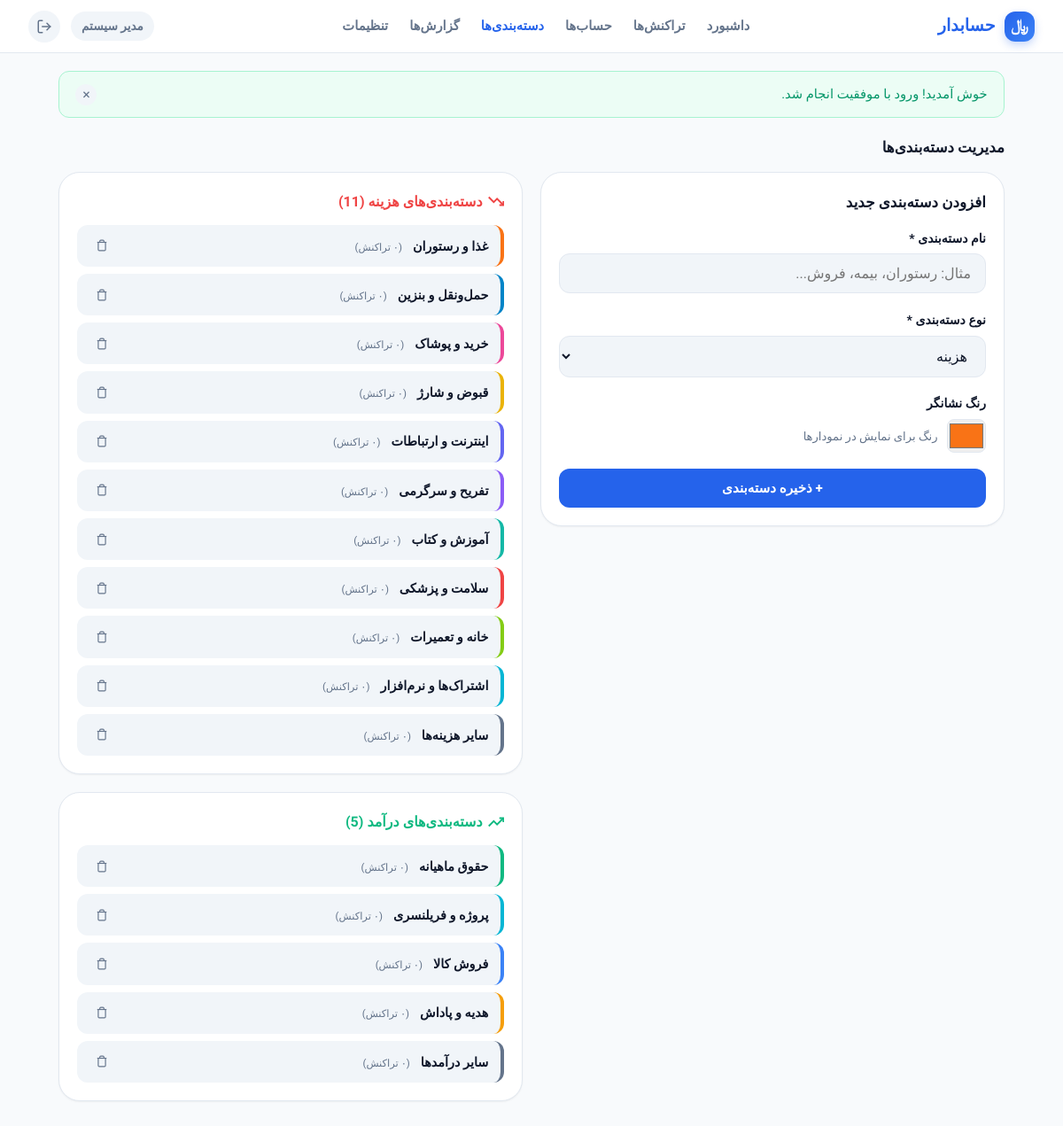
/index.php?r=categories (signed in), run on the app's committed database.
### tables this page shows
CREATE TABLE IF NOT EXISTS `categories` (
    `id` INT AUTO_INCREMENT PRIMARY KEY,
    `user_id` INT NOT NULL,
    `name` VARCHAR(100) NOT NULL,
    `type` ENUM('income', 'expense') NOT NULL,
    `color` VARCHAR(20) NOT NULL DEFAULT '#64748b',
    `icon` VARCHAR(50) NOT NULL DEFAULT 'tag',
    `status` ENUM('active', 'archived') NOT NULL DEFAULT 'active',
    `sort_order` INT NOT NULL DEFAULT 0,
    `created_at` DATETIME NOT NULL DEFAULT CURRENT_TIMESTAMP,
    INDEX `idx_categories_user_type` (`user_id`, `type`, `status`),
    CONSTRAINT `fk_categories_user` FOREIGN KEY (`user_id`) REFERENCES `users` (`id`) ON DELETE CASCADE
);

### app/controllers/CategoryController.php (called while the page is built, shortened)
<?php
require_once __DIR__ . '/Controller.php';
require_once dirname(__DIR__) . '/models/Category.php';
class CategoryController extends Controller {
    private Category $categoryModel;
    public function __construct() {
        $this->categoryModel = new Category();
    }
    public function index(): void {
        $userId = $this->requireAuth();
        $expenseCategories = $this->categoryModel->getAllForUser($userId, 'expense', true);
        $incomeCategories = $this->categoryModel->getAllForUser($userId, 'income', true);
        $this->render('categories/index', [
            'pageTitle' => 'دسته‌بندی‌ها',
            'expenseCategories' => $expenseCategories,
            'incomeCategories' => $incomeCategories,
        ]);
    }
}

### app/config/config.php (called while the page is built, shortened)
<?php
return [
    'db' => [
        'host' => '127.0.0.1',
        'port' => 3306,
        'database' => 'hesabdar_db',
        'username' => 'root',
        'password' => '',
        'charset' => 'utf8mb4',
    ],
    'app' => [
        'name' => 'حسابدار شخصی',
        'version' => '1.0.0',
        'currency_name' => 'ریال',
        'currency_symbol' => 'ریال',
        'session_lifetime' => 86400 * 7,
        'max_login_attempts' => 5,
        'lockout_time_minutes' => 15,
        'records_per_page' => 15,
    ],
    'paths' => [
        'root' => dirname(__DIR__, 2),
        'app' => dirname(__DIR__),
        'storage' => dirname(__DIR__, 2) . DIRECTORY_SEPARATOR . 'storage',
        'views' => dirname(__DIR__) . DIRECTORY_SEPARATOR . 'views',
    ]
];

### app/config/database.php (called while the page is built, shortened)
<?php
class Database {
    private static ?PDO $instance = null;
    public static function getConnection(): PDO {
        if (self::$instance === null) {
            $config = require __DIR__ . '/config.php';
            $db = $config['db'];
            $dsn = sprintf(
                "mysql:host=%s;port=%s;dbname=%s;charset=%s",
                $db['host'],
                $db['port'] ?? 3306,
                $db['database'],
                $db['charset'] ?? 'utf8mb4'
            );
            $options = [
                PDO::ATTR_ERRMODE => PDO::ERRMODE_EXCEPTION,
                PDO::ATTR_DEFAULT_FETCH_MODE => PDO::FETCH_ASSOC,
                PDO::ATTR_EMULATE_PREPARES => false,
                PDO::MYSQL_ATTR_INIT_COMMAND => "SET NAMES utf8mb4 COLLATE utf8mb4_unicode_ci"
            ];
            try {
                self::$instance = new PDO($dsn, $db['username'], $db['password'], $options);
            } catch (PDOException $e) {
                error_log("Database connection error: " . $e->getMessage());
                throw new Exception("خطا در اتصال به پایگاه داده. لطفاً تنظیمات دیتابیس را در app/config/config.php بررسی نمایید.");
            }
        }
        return self::$instance;
    }
}

### app/helpers/Session.php (called while the page is built, shortened)
<?php
class Session {
    private static bool $started = false;
    public static function start(): void {
        if (self::$started || session_status() === PHP_SESSION_ACTIVE) {
            self::$started = true;
            return;
        }
        $config = require dirname(__DIR__) . '/config/config.php';
        self::$started = true;
    }
    public static function check(): bool {
        return !empty($_SESSION['user_id']);
    }
    public static function userId(): ?int {
        return isset($_SESSION['user_id']) ? (int)$_SESSION['user_id'] : null;
    }
    public static function user(): ?array {
        return [
            'id' => (int)$_SESSION['user_id'],
            'name' => $_SESSION['user_name'] ?? '',
            'email' => $_SESSION['user_email'] ?? '',
        ];
    }
    public static function getFlashes(): array {
        $flashes = $_SESSION['flash'] ?? [];
        return $flashes;
    }
}

### app/models/Category.php (called while the page is built, shortened)
<?php
require_once __DIR__ . '/Model.php';
class Category extends Model {
    public function getAllForUser(int $userId, ?string $type = null, bool $includeArchived = false): array {
        $where = ["c.user_id = :user_id"];
        $params = ['user_id' => $userId];
        if ($type !== null) {
            $where[] = "c.type = :type";
            $params['type'] = $type;
        }
        $whereClause = implode(' AND ', $where);
        $sql = "
            SELECT
                c.*,
                (SELECT COUNT(*) FROM transactions t WHERE t.category_id = c.id) AS usage_count
            FROM categories c
            WHERE {$whereClause}
            ORDER BY c.sort_order ASC, c.id ASC
        ";
        $stmt = $this->db->prepare($sql);
        $stmt->execute($params);
        return $stmt->fetchAll();
    }
}

### app/models/Model.php (called while the page is built, shortened)
<?php
abstract class Model {
    public function __construct() {
        $this->db = Database::getConnection();
    }
}

### app/helpers/Format.php (called while the page is built, shortened)
<?php
class Format {
    public static function e(?string $string): string {
        return htmlspecialchars((string)($string ?? ''), ENT_QUOTES, 'UTF-8');
    }
}

### app/helpers/Jalali.php (called while the page is built, shortened)
<?php
class Jalali {
    public static function persianDigits(string $str): string {
        $en = ['0', '1', '2', '3', '4', '5', '6', '7', '8', '9'];
        $fa = ['۰', '۱', '۲', '۳', '۴', '۵', '۶', '۷', '۸', '۹'];
        return str_replace($en, $fa, (string)$str);
    }
}

### app/views/categories/index.php (the view, shortened to what this page needs)
<div class="section-header">
    <h1 class="section-title">مدیریت دسته‌بندی‌ها</h1>
</div>
<div class="grid-2">
    <div class="card" style="height: fit-content;">
        <h2 style="font-size: 1.05rem; font-weight: 800; margin-bottom: 1rem;">افزودن دسته‌بندی جدید</h2>
        <form action="index.php?r=categories/store" method="POST">
            <div class="form-group">
                <label class="form-label">نام دسته‌بندی *</label>
                <input type="text" name="name" class="form-control" placeholder="مثال: رستوران، بیمه، فروش..." required>
            </div>
            <div class="form-group">
                <label class="form-label">نوع دسته‌بندی *</label>
                <select name="type" class="form-control" required>
                    <option value="expense">هزینه</option>
                </select>
            </div>
            <div class="form-group">
                <label class="form-label">رنگ نشانگر</label>
                <div style="display: flex; gap: 0.65rem; align-items: center;">
                    <input type="color" name="color" value="#f97316" style="width: 44px; height: 38px; border: 1px solid var(--border); border-radius: var(--radius-sm); cursor: pointer;">
                    <span style="font-size: 0.82rem; color: var(--text-muted);">رنگ برای نمایش در نمودارها</span>
                </div>
            </div>
            <button type="submit" class="btn btn-primary btn-block" style="padding: 0.8rem;">
                + ذخیره دسته‌بندی
            </button>
        </form>
    </div>
    <div>
        <div class="card" style="margin-bottom: 1.25rem;">
            <h2 style="font-size: 1rem; font-weight: 800; color: var(--danger); margin-bottom: 0.85rem; display: flex; align-items: center; gap: 0.4rem;">
                <svg width="18" height="18" viewBox="0 0 24 24" fill="none" stroke="currentColor" stroke-width="2.5"><polyline points="23 18 13.5 8.5 8.5 13.5 1 6"></polyline><polyline points="17 18 23 18 23 12"></polyline></svg>
                دسته‌بندی‌های هزینه (<?= count($expenseCategories) ?>)
            </h2>
            <div style="display: flex; flex-direction: column; gap: 0.5rem;">
                <?php foreach ($expenseCategories as $cat): ?>
                    <div style="display: flex; align-items: center; justify-content: space-between; padding: 0.6rem 0.85rem; background: var(--bg-input); border-radius: var(--radius-md); border-right: 4px solid <?= Format::e($cat['color']) ?>;">
                        <div>
                            <span style="font-weight: 700; font-size: 0.9rem;"><?= Format::e($cat['name']) ?></span>
                            <span style="font-size: 0.72rem; color: var(--text-muted); margin-right: 0.5rem;">(<?= Jalali::persianDigits((string)$cat['usage_count']) ?> تراکنش)</span>
                        </div>
                        <form action="index.php?r=categories/delete" method="POST" onsubmit="return confirmDelete('آیا از حذف این دسته‌بندی اطمینان دارید؟');" style="display: inline;">
                            <button type="submit" class="btn-icon-link" style="width: 28px; height: 28px;" title="حذف">
                                <svg width="14" height="14" viewBox="0 0 24 24" fill="none" stroke="currentColor" stroke-width="2"><polyline points="3 6 5 6 21 6"></polyline><path d="M19 6v14a2 2 0 0 1-2 2H7a2 2 0 0 1-2-2V6m3 0V4a2 2 0 0 1 2-2h4a2 2 0 0 1 2 2v2"></path></svg>
                            </button>
                        </form>
                    </div>
                <?php endforeach; ?>
            </div>
        </div>
        <div class="card">
            <h2 style="font-size: 1rem; font-weight: 800; color: var(--success); margin-bottom: 0.85rem; display: flex; align-items: center; gap: 0.4rem;">
                <svg width="18" height="18" viewBox="0 0 24 24" fill="none" stroke="currentColor" stroke-width="2.5"><polyline points="23 6 13.5 15.5 8.5 10.5 1 18"></polyline><polyline points="17 6 23 6 23 12"></polyline></svg>
                دسته‌بندی‌های درآمد (<?= count($incomeCategories) ?>)
            </h2>
            <div style="display: flex; flex-direction: column; gap: 0.5rem;">
                <?php foreach ($incomeCategories as $cat): ?>
                    <div style="display: flex; align-items: center; justify-content: space-between; padding: 0.6rem 0.85rem; background: var(--bg-input); border-radius: var(--radius-md); border-right: 4px solid <?= Format::e($cat['color']) ?>;">
                        <div>
                            <span style="font-weight: 700; font-size: 0.9rem;"><?= Format::e($cat['name']) ?></span>
                            <span style="font-size: 0.72rem; color: var(--text-muted); margin-right: 0.5rem;">(<?= Jalali::persianDigits((string)$cat['usage_count']) ?> تراکنش)</span>
                        </div>
                        <form action="index.php?r=categories/delete" method="POST" onsubmit="return confirmDelete('آیا از حذف این دسته‌بندی اطمینان دارید؟');" style="display: inline;">
                            <button type="submit" class="btn-icon-link" style="width: 28px; height: 28px;" title="حذف">
                                <svg width="14" height="14" viewBox="0 0 24 24" fill="none" stroke="currentColor" stroke-width="2"><polyline points="3 6 5 6 21 6"></polyline><path d="M19 6v14a2 2 0 0 1-2 2H7a2 2 0 0 1-2-2V6m3 0V4a2 2 0 0 1 2-2h4a2 2 0 0 1 2 2v2"></path></svg>
                            </button>
                        </form>
                    </div>
                <?php endforeach; ?>
            </div>
        </div>
    </div>
</div>

### public/index.php (shortened to what this page needs)
<?php
require_once APP_PATH . '/config/database.php';
require_once APP_PATH . '/helpers/Session.php';
require_once APP_PATH . '/helpers/Format.php';
require_once APP_PATH . '/helpers/Jalali.php';
require_once APP_PATH . '/controllers/CategoryController.php';
$route = $_GET['r'] ?? '';
$route = trim($route, '/');
try {
    switch ($route) {
        case 'categories':
            (new CategoryController())->index();
            break;
    }
} catch (Exception $e) {
    http_response_code(500);
    $errorMsg = $e->getMessage();
    require APP_PATH . '/views/layouts/auth.php';
    echo '<div style="color:var(--danger); font-weight:bold; text-align:center; padding: 2rem;">' . htmlspecialchars($errorMsg) . '</div>';
    exit;
}

### app/controllers/Controller.php (shortened to what this page needs)
<?php
require_once dirname(__DIR__) . '/helpers/Session.php';
require_once dirname(__DIR__) . '/helpers/Format.php';
require_once dirname(__DIR__) . '/helpers/Jalali.php';
abstract class Controller {
    public function __construct() {
        $this->config = require dirname(__DIR__) . '/config/config.php';
    }
    protected function requireAuth(): int {
        return Session::userId();
    }
    protected function render(string $viewPath, array $data = [], string $layout = 'main'): void {
        extract($data);
        $user = Session::user();
        $flashes = Session::getFlashes();
        $viewFile = dirname(__DIR__) . '/views/' . $viewPath . '.php';
        require $viewFile;
        $content = ob_get_clean();
        if ($layout === 'main') {
            require dirname(__DIR__) . '/views/layouts/main.php';
        } elseif ($layout === 'auth') {
            require dirname(__DIR__) . '/views/layouts/auth.php';
        } else {
            echo $content;
        }
    }
}

### app/views/layouts/main.php (shortened to what this page needs)
<?php
$currentRoute = $_GET['r'] ?? 'dashboard';
?>
<!DOCTYPE html>
<html lang="fa" dir="rtl">
<head>
    <link rel="stylesheet" href="assets/css/style.css">
</head>
<body>
    <header class="app-header">
        <a href="index.php?r=dashboard" class="brand">
            <div class="brand-icon">﷼</div>
            <span>حسابدار</span>
        </a>
        <nav class="desktop-nav">
            <a href="index.php?r=dashboard" class="<?= str_starts_with($currentRoute, 'dashboard') ? 'active' : '' ?>">داشبورد</a>
            <a href="index.php?r=transactions" class="<?= str_starts_with($currentRoute, 'transactions') ? 'active' : '' ?>">تراکنش‌ها</a>
            <a href="index.php?r=accounts" class="<?= str_starts_with($currentRoute, 'accounts') ? 'active' : '' ?>">حساب‌ها</a>
            <a href="index.php?r=categories" class="<?= str_starts_with($currentRoute, 'categories') ? 'active' : '' ?>">دسته‌بندی‌ها</a>
            <a href="index.php?r=reports" class="<?= str_starts_with($currentRoute, 'reports') ? 'active' : '' ?>">گزارش‌ها</a>
            <a href="index.php?r=settings" class="<?= str_starts_with($currentRoute, 'settings') ? 'active' : '' ?>">تنظیمات</a>
        </nav>
        <div class="header-user">
            <?php if ($user): ?>
                <span class="user-badge"><?= Format::e($user['name']) ?></span>
                <a href="index.php?r=logout" class="btn-icon-link" title="خروج از حساب" onclick="return confirm('آیا مایل به خروج از حساب کاربری هستید؟');">
                    <svg width="18" height="18" viewBox="0 0 24 24" fill="none" stroke="currentColor" stroke-width="2" stroke-linecap="round" stroke-linejoin="round">
                        <path d="M9 21H5a2 2 0 0 1-2-2V5a2 2 0 0 1 2-2h4"></path>
                        <polyline points="16 17 21 12 16 7"></polyline>
                        <line x1="21" y1="12" x2="9" y2="12"></line>
                    </svg>
                </a>
            <?php endif; ?>
        </div>
    </header>
    <main class="container">
        <?php if (!empty($flashes)): ?>
            <div class="flash-container">
                <?php foreach ($flashes as $type => $message): ?>
                    <div class="alert alert-<?= $type === 'error' ? 'error' : ($type === 'warning' ? 'warning' : 'success') ?>">
                        <span><?= $message ?></span>
                        <button type="button" class="btn-icon-link" style="width:24px;height:24px;" onclick="this.parentElement.remove();">&times;</button>
                    </div>
                <?php endforeach; ?>
            </div>
        <?php endif; ?>
        <?= $content ?>
    </main>
</body>
</html>

### data on the page
categories: name "غذا و رستوران", usage_count "۰"
categories: name "حمل‌ونقل و بنزین", usage_count "۰"
categories: name "خرید و پوشاک"
categories: name "قبوض و شارژ", usage_count "۰"
categories: name "اینترنت و ارتباطات"
categories: name "تفریح و سرگرمی"
categories: name "آموزش و کتاب"
categories: name "سلامت و پزشکی", usage_count "۰"
categories: name "خانه و تعمیرات"
categories: name "اشتراک‌ها و نرم‌افزار"
categories: name "سایر هزینه‌ها", usage_count "۰"
categories: name "حقوق ماهیانه", usage_count "۰"
categories: name "پروژه و فریلنسری", usage_count "۰"
categories: name "فروش کالا"
categories: name "هدیه و پاداش"
categories: name "سایر درآمدها", usage_count "۰"

### other printed values
Format::e($user['name']) "مدیر سیستم"
$message "خوش آمدید! ورود با موفقیت انجام شد."
count($expenseCategories) "11"
count($incomeCategories) "5"
